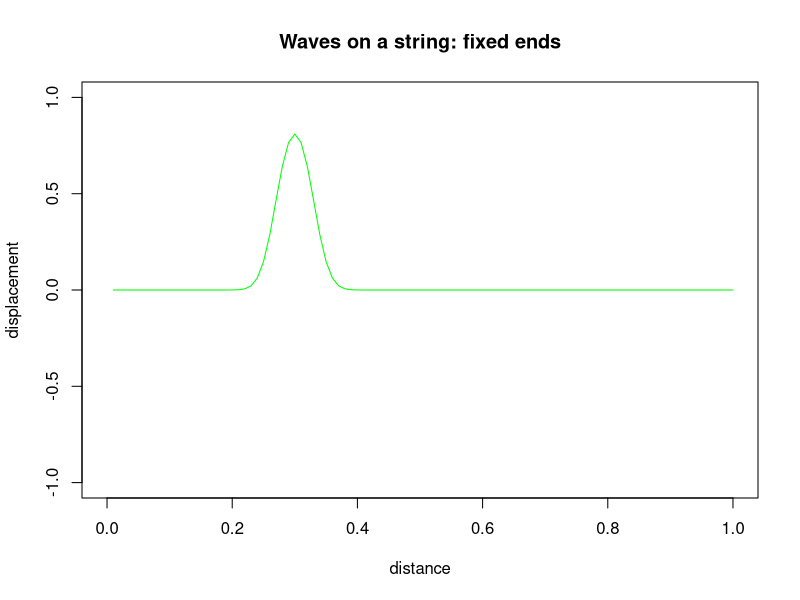
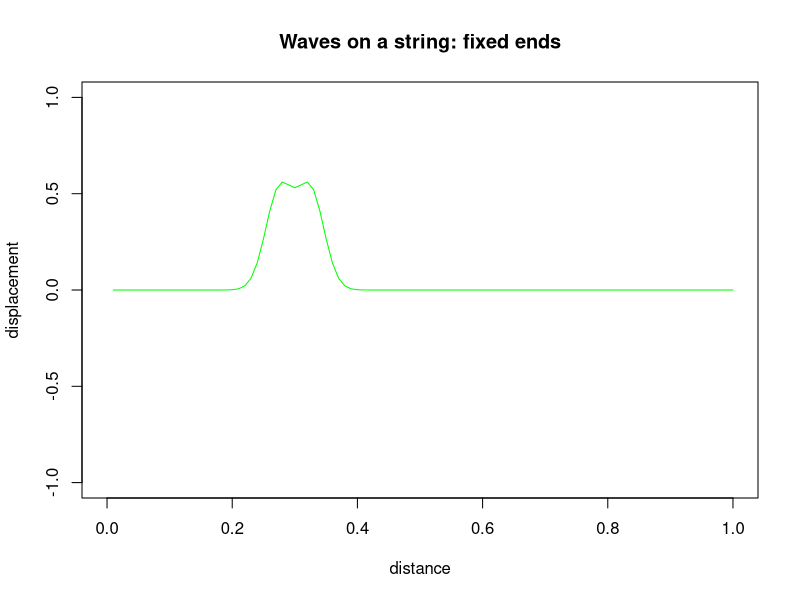
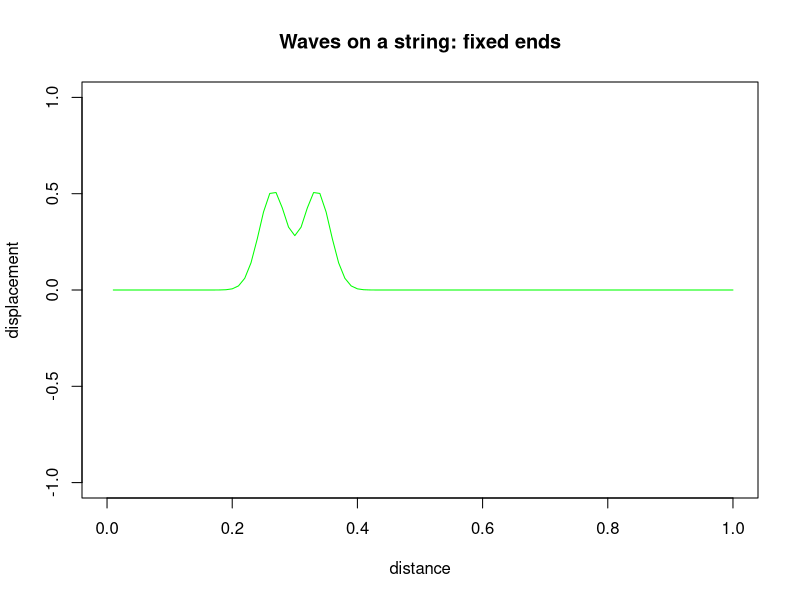
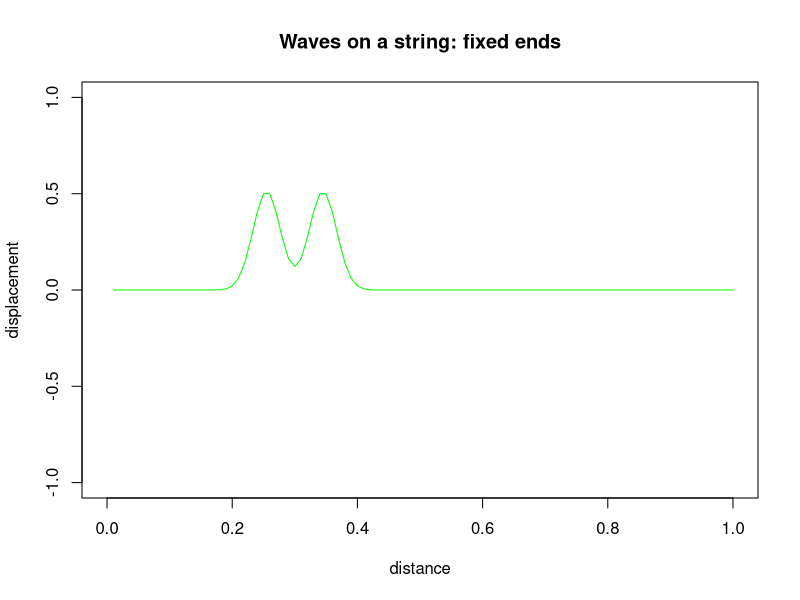
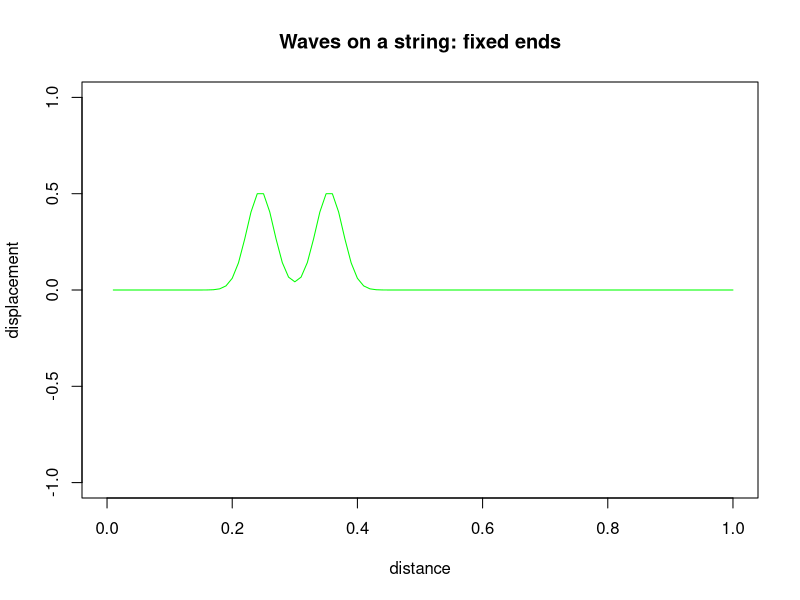
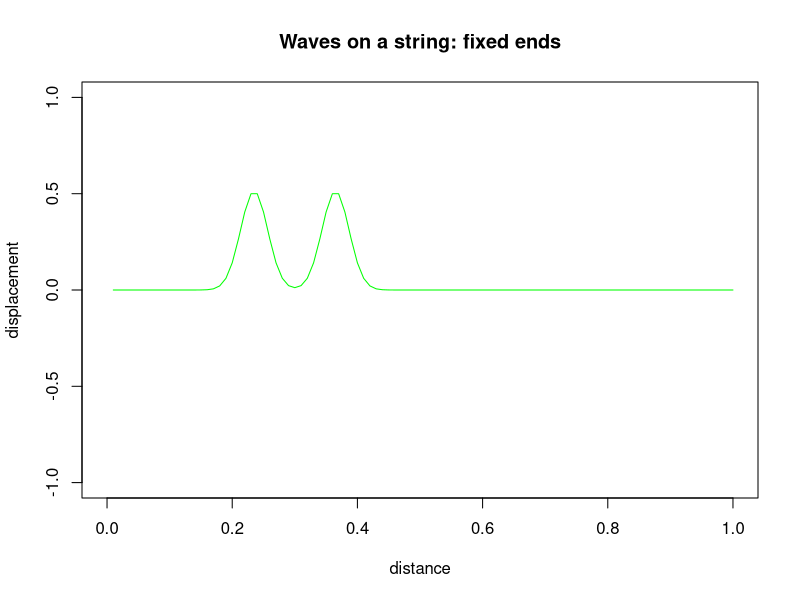
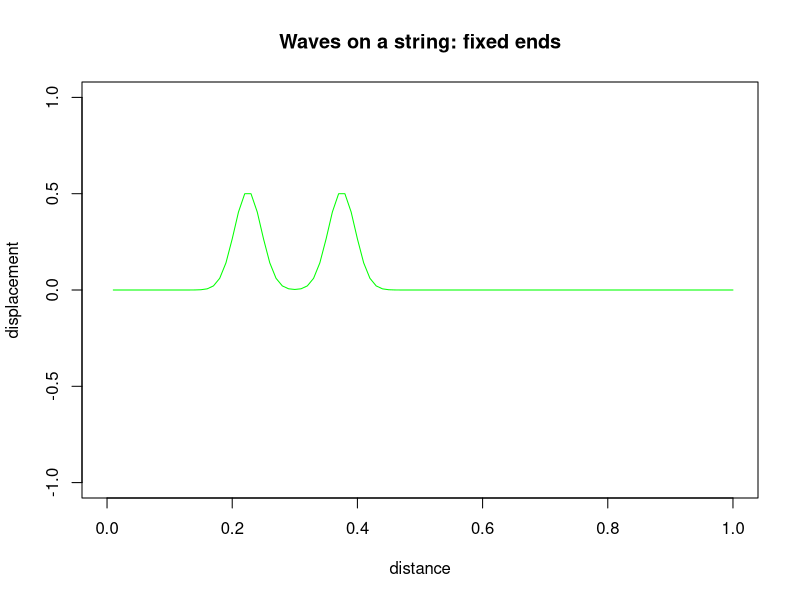
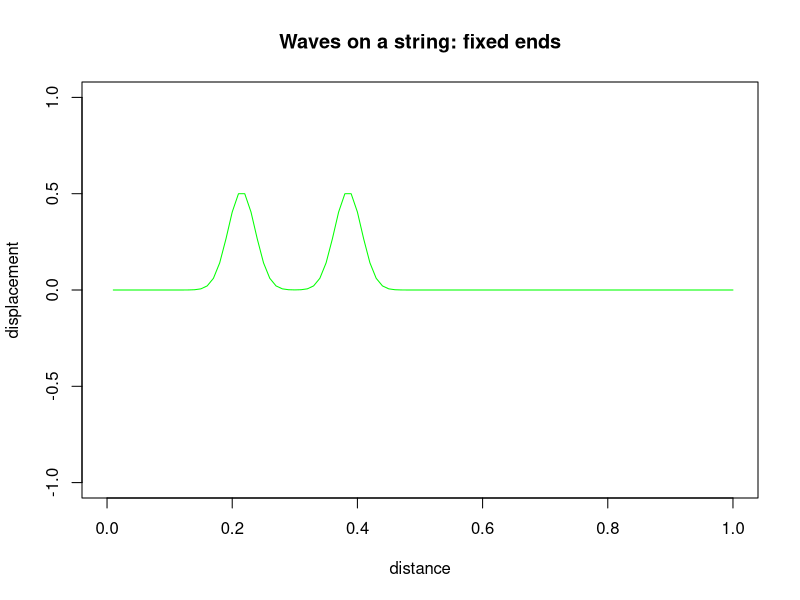

Write the R code that produced these figures, in order.
## Book: Computational Physics by Nicholas J. Giordano, Dean and Professor of Physics, Auburn University
## Reference Book: Matlab Version by Kevin Berwick, School of Electrical and Electronic Engineering, Dublin Institute of Technology
## Translated to R by Indranil Ghosh, Physics Department, Jadavpur University

## Waves on a string
 
propagate <- function(y_current, y_previous) {
  r <- 1
  M <- length(y_current)
  y_next <- numeric()
  for(i in 2:M-1) y_next <- c(y_next, 2*(1-r^2)*y_current[i]-y_previous[i]+r^2*(y_current[i+1]+y_current[i-1]))
  y_next <- c(0, y_next)
  y_next <- c(y_next, 0)
  return(y_next)
}

string_dimension <- 100
x <- seq(1/string_dimension, 1, 1/string_dimension)
x_scale <- 1:string_dimension
y_next <- numeric(string_dimension)
k <- 1000
x_0 <- 0.3
ini_pos <- exp(-k*(x-x_0)^2)
y_current <- ini_pos
y_prev <- ini_pos
for (time_step in 1:500) {
  y_next <- propagate(y_current, y_prev)
  y_prev <- y_current
  y_current <- y_next
  plot(x_scale/string_dimension, y_current, type="l", col="green", main="Waves on a string: fixed ends", xlab="distance", ylab="displacement", xlim=c(0, 1), ylim=c(-1, 1))
  Sys.sleep(0.09)
}